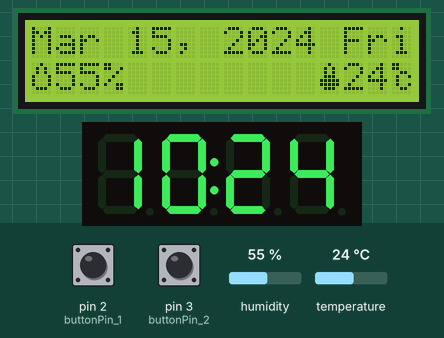
Recording of a sketch running on a simulated Arduino Uno, built with avr-gcc and run on an emulated ATmega328P. On the bench: 16×2 character LCD, 4-digit seven-segment display. The test bench sets the inputs (shaded band); at power-on: temperature 24 °C, pin 2 (buttonPin_1) LOW, pin 3 (buttonPin_2) LOW, humidity 55 %. The local clock reads 2024-03-15 10:24:30 at power-on unless the sketch sets it.

Above: at 1.3 s.
1.4 s: temperature set to 11 °C
At 3.0 s:
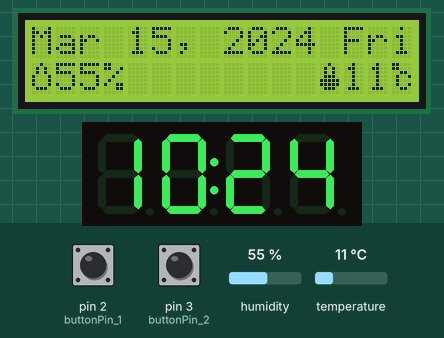
3.5 s: temperature set to 8 °C
At 5.2 s:
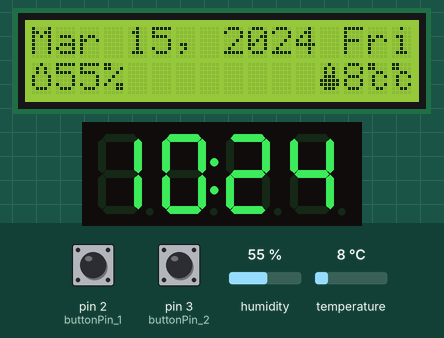
5.5 s: pin 2 (buttonPin_1) pulled HIGH for 0.15 s
At 7.2 s:
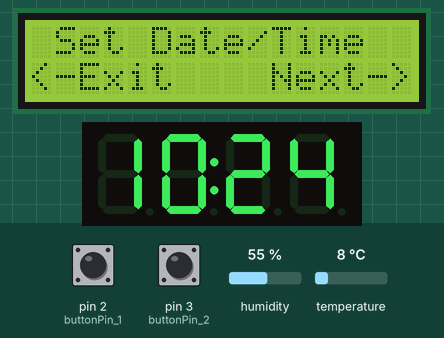
7.5 s: pin 3 (buttonPin_2) pulled HIGH for 0.15 s
At 9.0 s:
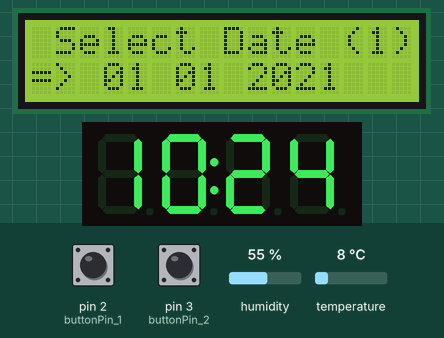
9.5 s: pin 2 (buttonPin_1) pulled HIGH for 1 s
At 10.6 s:
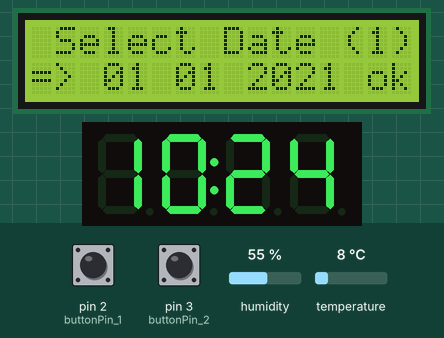
12.2 s: pin 3 (buttonPin_2) pulled HIGH for 1 s
At 14.5 s:
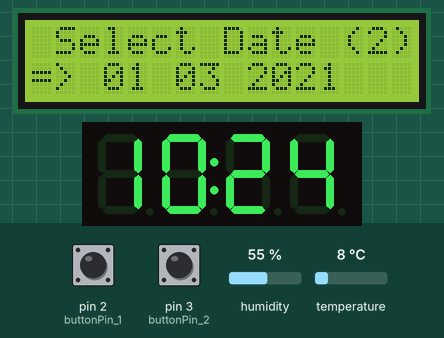
Timing chart, 0 to 15.8 s (numbered marks = the images above; inputs shaded):
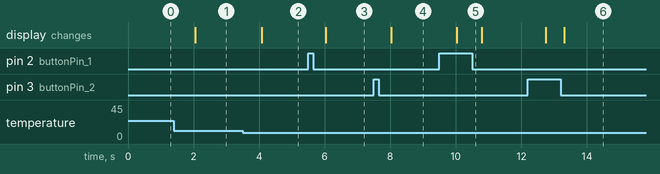

Measured:
- the behaviour switches between 10 and 9 °C on temperature (found by bisection; images 1 and 2)
- after the input at 1.4 s, the display: changes after 0.66 s (image 1)
- after the input at 3.5 s, the display: changes after 0.58 s (image 2)
- after the input at 5.5 s, the display: changes after 0.53 s (image 3)
- after the input at 7.5 s, the display: changes after 0.53 s (image 4)
- after the input at 9.5 s, the display: changes after 0.52 s (image 5)
- after the input at 12.2 s, the display: first changes after 0.55 s (image 6 shows a later state)

The sketch:

arduino-clock.ino
```cpp
//Programa: Digital Clock with humidity and temperature sensor
//Autor: Gianni Labella

#include <LiquidCrystal_I2C.h>
#include "RTClib.h"
#include <TM1637Display.h>
#include "DHT.h"
#include "./headers/globalDeclarations.h"
#include "./headers/functions.h"
#include "./headers/dateTimeConfigFunctions.h"
#include "./headers/showDateTimeFunctions.h"
#include "./headers/showWeatherDataFunctions.h"
#include "./headers/customChars.h"

// Set LCD address
LiquidCrystal_I2C lcd(0x3F, 16, 2);

// Set RTC
RTC_DS1307 rtc;

// Set 4-digit display
#define CLK 4
#define DIO 5
TM1637Display display(CLK, DIO);

// Set DHT11 sensor
#define DHTPIN 7
#define DHTTYPE DHT11
DHT dht(DHTPIN, DHTTYPE);

// Set buttons
const int buttonPin_1 = 2;
const int buttonPin_2 = 3;

int buttonState_1 = 0;
int previousButtonState_1 = 0;
int buttonState_2 = 0;
int previousButtonState_2 = 0;

void setup() {
	// Serial setup
	Serial.begin(9600);

	// LCD setup
	lcd.init();
	lcd.setBacklight(HIGH);

	// LCD custom chars creation
	lcd.createChar(0, customHumidityChar);
	lcd.createChar(1, customTemperatureChar);
	lcd.createChar(2, customCelsiusChar);

	// RTC setup
	rtc.begin();

	if (!rtc.isrunning())
	{
		Serial.println("RTC lost power, lets set the time!");

		// sets the date & time at which the sketch was compiled
		rtc.adjust(DateTime(__DATE__, __TIME__));
	}

	// 4-digit display setup
	display.setBrightness(0, 1);

	// DHT11 sensor setup
	dht.begin();

	// Buttons setup
	pinMode(buttonPin_1, INPUT);
	pinMode(buttonPin_2, INPUT);

	// Show Date/Time
	showDateTimeFunction(true);

	// Show Weather Data
	showWeatherDataFunction(true);
}

void loop() {
	showDateTimeFunction();
	showWeatherDataFunction();

	if (buttonClickHandler(&buttonPin_1, &buttonState_1, &previousButtonState_1, 0))
	{
		clockConfigFunction();

		showDateTimeFunction(true);
		showWeatherDataFunction(true);
	}

	if (buttonClickHandler(&buttonPin_2, &buttonState_2, &previousButtonState_2, 0))
	{
		toggleNightModeFunction();

		showDateTimeFunction(true);
		showWeatherDataFunction(true);
	}
}
```

functions.ino
```cpp
int buttonClickHandler(const int *buttonPin, int *buttonState, int *previousButtonState, int holdDownAvailable) {
	*buttonState = digitalRead(*buttonPin);

	if (*buttonState == HIGH && *previousButtonState == LOW)
	{
		if (holdDownAvailable == 0)
			*previousButtonState = *buttonState;
		delay(500);
		return 1;
	}

	*previousButtonState = *buttonState;
	return 0;
}
```

customChars.h
```cpp
#ifndef customChars_H_INCLUDED
#define customChars_H_INCLUDED

byte customHumidityChar[] = {
  B00100,
  B01010,
  B01010,
  B10001,
  B10001,
  B10001,
  B01110,
  B00000
};

byte customTemperatureChar[] = {
  B00100,
  B01010,
  B01010,
  B01110,
  B11111,
  B11111,
  B01110,
  B00000
};

byte customCelsiusChar[] = {
  B11000,
  B11000,
  B00110,
  B01001,
  B01000,
  B01001,
  B00110,
  B00000
};

#endif // customChars_H_INCLUDED
```

functions.h
```cpp
#ifndef functions_H_INCLUDED
#define functions_H_INCLUDED

int buttonClickHandler(const int *buttonPin, int *buttonState, int *previousButtonState, int holdDownAvailable);

#endif // functions_H_INCLUDED
```

globalDeclarations.h
```cpp
#ifndef globalDeclarations_H_INCLUDED
#define globalDeclarations_H_INCLUDED

// LCD
#include <LiquidCrystal_I2C.h>
extern LiquidCrystal_I2C lcd;

// RTC
#include "RTClib.h"
extern RTC_DS1307 rtc;

// 4-digit display
#include <TM1637Display.h>
extern TM1637Display display;

// DHT11 sensor
#include "DHT.h"
extern DHT dht;

// Buttons
extern const int buttonPin_1;
extern const int buttonPin_2;

extern int buttonState_1;
extern int previousButtonState_1;
extern int buttonState_2;
extern int previousButtonState_2;

// global variables
char * DOWnamesList[] = {"", "Monday", "Tuesday", "Wednesday", "Thursday", "Friday", "Saturday", "Sunday"};
char * DOWnamesList_short[] = {"", "Mon", "Tue", "Wed", "Thu", "Fri", "Sat", "Sun"};
char * monthsNamesList[] = {"", "January", "February", "March", "April", "May", "June", "July", "August", "September", "October", "November", "December"};
char * monthsNamesList_short[] = {"", "Jan", "Feb", "Mar", "Apr", "May", "Jun", "Jul", "Aug", "Sep", "Oct", "Nov", "Dec"};

#endif // globalDeclarations_H_INCLUDED
```

showDateTimeFunctions.h
```cpp
#ifndef showDateTimeFunctions_H_INCLUDED
#define showDateTimeFunctions_H_INCLUDED

void showDateTimeFunction(int forceShow = false);

bool toggleNightModeFunction();

#endif // showDateTimeFunctions_H_INCLUDED
```

showWeatherDataFunctions.h
```cpp
#ifndef showWeatherDataFunctions_H_INCLUDED
#define showWeatherDataFunctions_H_INCLUDED

void showWeatherDataFunction(int forceShow = false);

#endif // showWeatherDataFunctions_H_INCLUDED
```

showDateTimeFunctions.ino
```cpp
#include <LiquidCrystal_I2C.h>
#include "RTClib.h"
#include <TM1637Display.h>
#include "./headers/globalDeclarations.h"

int currentMinute = 0;
int previousMinute = 0;

bool nightMode = 0;

void showDateTimeFunction(int forceShow = false) {
	DateTime now = rtc.now();
	currentMinute = now.minute();

	if (currentMinute != previousMinute || forceShow == 1)
	{
		lcd.setCursor(0,0);

		lcd.print(monthsNamesList_short[now.month()]);
		lcd.print(" ");
		if (now.day() < 10) lcd.print("0");
		lcd.print(now.day(), DEC);
		lcd.print(", ");
		lcd.print(now.year(), DEC);

		lcd.print(" ");
		lcd.print(DOWnamesList_short[now.dayOfTheWeek()]);

		if (nightMode)
		{
			lcd.setCursor(5,1);

			if (now.hour() < 10) lcd.print("0");
			lcd.print(now.hour(), DEC);
			lcd.print("h");
			if (now.minute() < 10) lcd.print("0");
			lcd.print(now.minute(), DEC);
			lcd.print("m");
		}
		else
		{
			// show hour
			// 0b01000000: enable display colon
			display.showNumberDecEx(now.hour(), 0b01000000, true, 2, 0);

			// show minute
			display.showNumberDec(now.minute(), true, 2, 2);
		}
	}

	previousMinute = currentMinute;

	return;
}

bool toggleNightModeFunction() {
	if (nightMode == false)
	{
		nightMode = true;
		display.setBrightness(0, 0);
		display.clear();
	}
	else if (nightMode == true)
	{
		nightMode = false;
		display.setBrightness(0, 1);
		lcd.clear();
	}

	return nightMode;
}
```

showWeatherDataFunctions.ino
```cpp
#include <LiquidCrystal_I2C.h>
#include "DHT.h"
#include <math.h>
#include "./headers/globalDeclarations.h"

float humidity = dht.readHumidity();
float temperature = dht.readTemperature();

int roundedHumidity = 0;
int roundedTemperature = 0;

int previousRoundedHumidity = 0;
int previousRoundedTemperature = 0;

void showWeatherDataFunction(int forceShow = false) {
	humidity = dht.readHumidity();
	temperature = dht.readTemperature();

	roundedHumidity = round(humidity);
	roundedTemperature = round(temperature);

	if (previousRoundedHumidity != roundedHumidity || previousRoundedTemperature != roundedTemperature || forceShow == 1)
	{
		lcd.setCursor(0,1);
		lcd.write(0);
		if (isnan(humidity))
		{
			lcd.print("--");
		}
		else
		{
			lcd.print(roundedHumidity);
		}
		lcd.print("%");

		lcd.setCursor(12,1);
		lcd.write(1);
		if (isnan(temperature))
		{
			lcd.print("--");
		}
		else
		{
			lcd.print(roundedTemperature);
		}
		lcd.write(2);
	}

	previousRoundedHumidity = roundedHumidity;
	previousRoundedTemperature = roundedTemperature;

	return;
}
```

dateTimeConfigFunctions.ino
```cpp
#include <LiquidCrystal_I2C.h>
#include "./headers/globalDeclarations.h"
#include "./headers/functions.h"

void configDowSelectionHandler(char * selectionName, char ** selectionValues, int *selectionCounter, int limitValue, int initialValue) {
	while (! buttonClickHandler(&buttonPin_1, &buttonState_1, &previousButtonState_1, 0))
	{
		lcd.setCursor(3,0);
		lcd.print("Select ");
		lcd.print(selectionName);
		lcd.setCursor(0,1);
		lcd.print("=> ");
		lcd.print(selectionValues[*selectionCounter]);

		if (buttonClickHandler(&buttonPin_2, &buttonState_2, &previousButtonState_2, 1)) {
			(*selectionCounter) ++;

			if (*selectionCounter > limitValue) *selectionCounter = initialValue;

			lcd.clear();
		}
	}

	lcd.setCursor(14,1);
	lcd.print("ok");
	delay(700);
	lcd.clear();

	return;
}

void configSelectionHandler(char * selectionName, int *selectionValue, int *limitValue, int *initialValue) {
	for (int selectionStage = 0; selectionStage < 3; selectionStage++)
	{
		while (! buttonClickHandler(&buttonPin_1, &buttonState_1, &previousButtonState_1, 0))
		{
			lcd.setCursor(1,0);
			lcd.print("Select ");
			lcd.print(selectionName);
			lcd.setCursor(13,0);
			lcd.print("(");
			lcd.print(selectionStage + 1);
			lcd.print(")");
			lcd.setCursor(0,1);
			lcd.print("=> ");
			for (int i = 0; i < 3; i++)
			{
				if (selectionValue[i] < 10) lcd.print("0");
				lcd.print(selectionValue[i]);
				lcd.print(" ");
			}

			if (buttonClickHandler(&buttonPin_2, &buttonState_2, &previousButtonState_2, 1)) {
				selectionValue[selectionStage] ++;

				if (limitValue[selectionStage] != -1)
					if (selectionValue[selectionStage] > limitValue[selectionStage])
						selectionValue[selectionStage] = initialValue[selectionStage];

				lcd.clear();
			}
		}

		lcd.setCursor(14,1);
		lcd.print("ok");
		delay(700);
		lcd.clear();
	}

	return;
}

void clockConfigFunction() {
	lcd.clear();
	lcd.setCursor(1,0);
	lcd.print("Set Date/Time");
	lcd.setCursor(0,1);
	lcd.print("<-Exit");
	lcd.setCursor(10,1);
	lcd.print("Next->");

	while (! buttonClickHandler(&buttonPin_2, &buttonState_2, &previousButtonState_2, 0))
	{
		if (buttonClickHandler(&buttonPin_1, &buttonState_1, &previousButtonState_1, 0))
		{
			lcd.clear();
			return;
		}
	}

	// DOW
	int DOWcounter = 1;
	int limitDOWValue = 7;
	int initialDOWValue = 1;

	// Date: day, month, year
	int dateValue[] = {1, 1, 2021};
	int limitDateValue[] = {31, 12, -1};
	int initialDateValue[] = {1, 1, 2021};

	// Time: hours, minutes, seconds
	int timeValue[] = {0, 0, 0};
	int limitTimeValue[] = {23, 59, 59};
	int initialTimeValue[] = {0, 0, 0};

	lcd.clear();

	// configDowSelectionHandler("DOW", DOWarray, &DOWcounter, limitDOWValue, initialDOWValue);
	// Serial.println(DOWarray[DOWcounter]);

	configSelectionHandler("Date", dateValue, limitDateValue, initialDateValue);
	Serial.println(dateValue[0]);
	Serial.println(dateValue[1]);
	Serial.println(dateValue[2]);

	configSelectionHandler("Time", timeValue, limitTimeValue, initialTimeValue);
	Serial.println(timeValue[0]);
	Serial.println(timeValue[1]);
	Serial.println(timeValue[2]);

	rtc.adjust
	(
		DateTime
		(
			//	year, month, day
			dateValue[2], dateValue[1], dateValue[0],
			// seconds, minutes, hours
			timeValue[2], timeValue[1], timeValue[0]
		)
	);

	lcd.setCursor(1,0);
	lcd.print("Set Date/Time");
	lcd.setCursor(4,1);
	lcd.print("Success");
	delay(700);
	lcd.clear();

	return;
}
```

dateTimeConfigFunctions.h
```cpp
#ifndef dateTimeConfigFunctions_H_INCLUDED
#define dateTimeConfigFunctions_H_INCLUDED

void configDowSelectionHandler(char * selectionName, char ** selectionValues, int *selectionCounter, int limitValue, int initialValue);
void configSelectionHandler(char * selectionName, int *selectionValue, int *limitValue, int *initialValue);
void clockConfigFunction();

#endif // dateTimeConfigFunctions_H_INCLUDED
```
